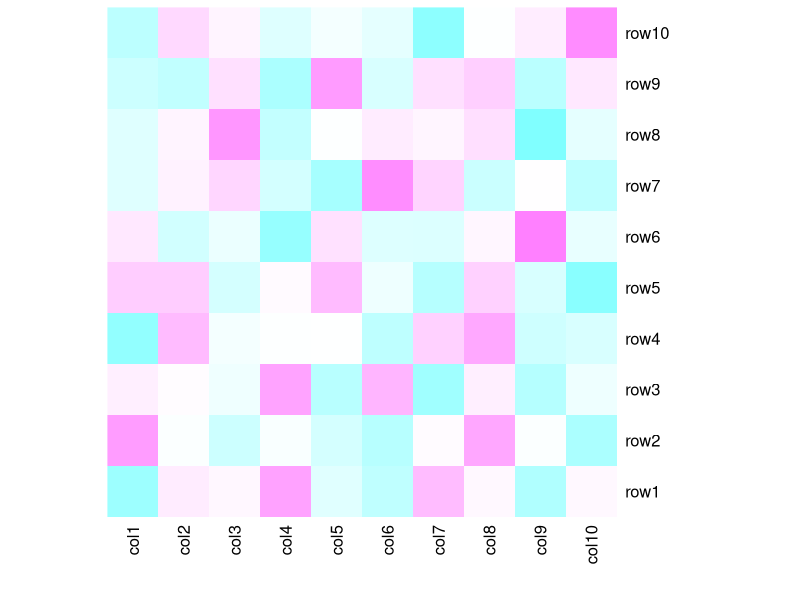

Here is the R script that generated this plot:
data <- matrix(rnorm(100, 0, 10), nrow = 10, ncol = 10)
colnames(data) <- paste0("col", 1:10)
rownames(data) <- paste0("row", 1:10)
View(data)
heatmap(data, Rowv = NA, Colv = NA, col = cm.colors(256))